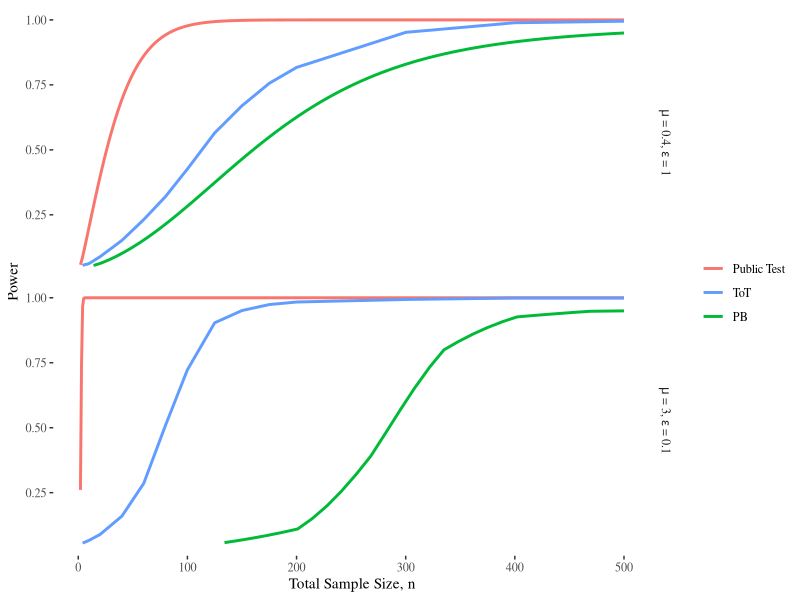
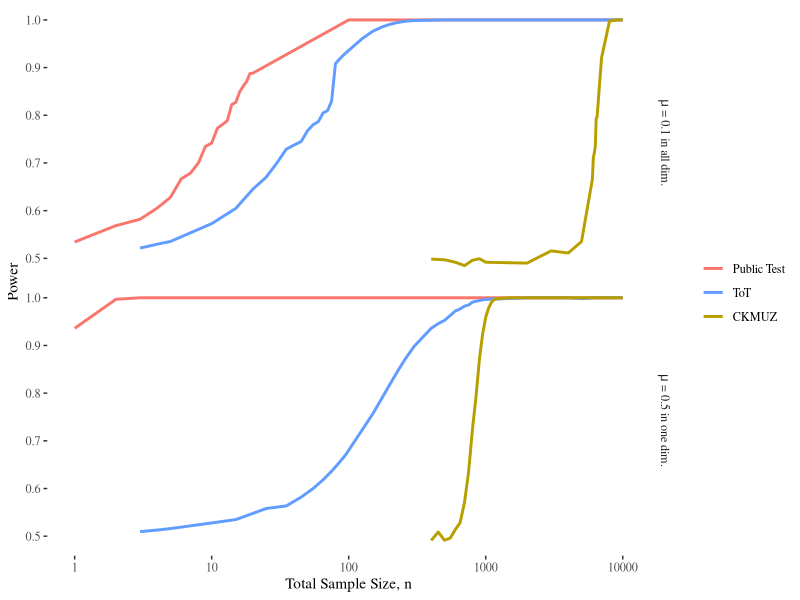
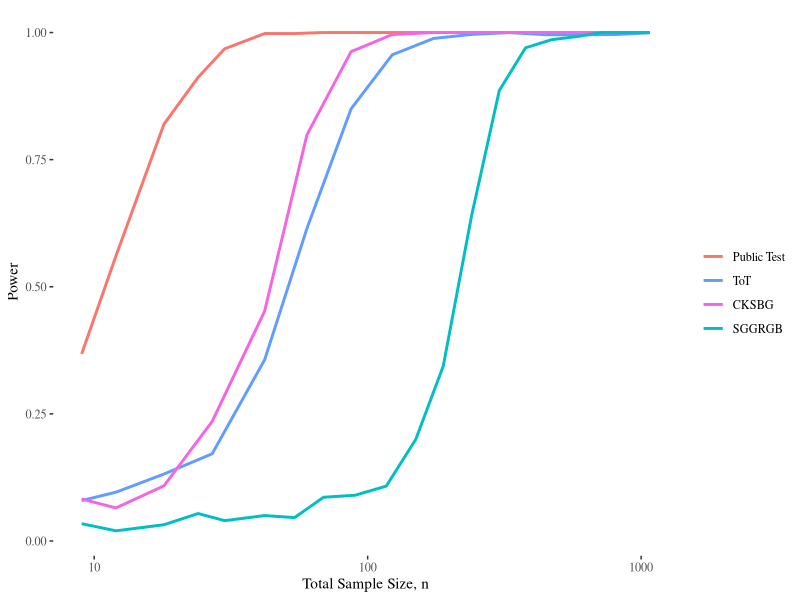
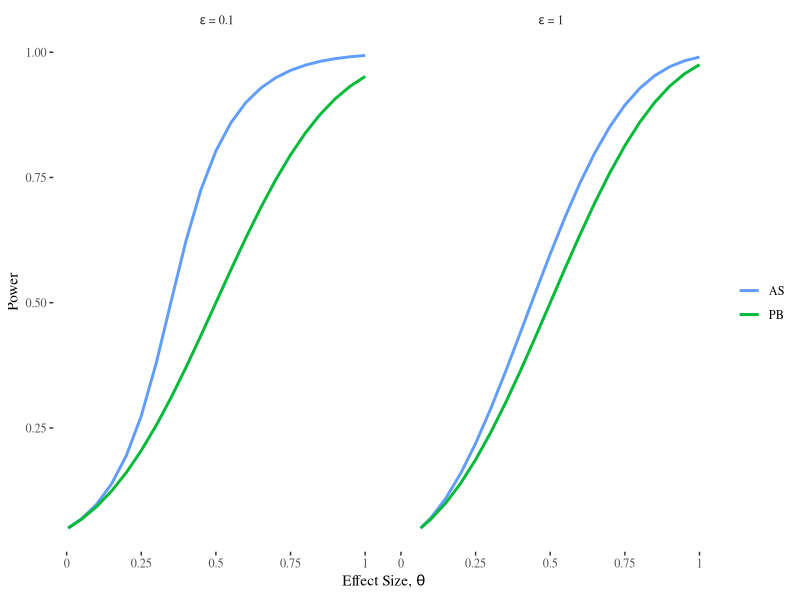
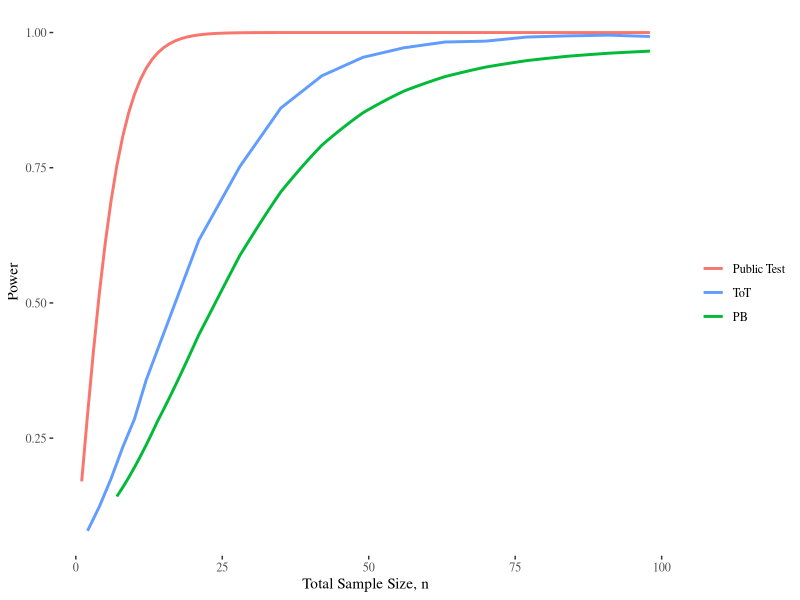
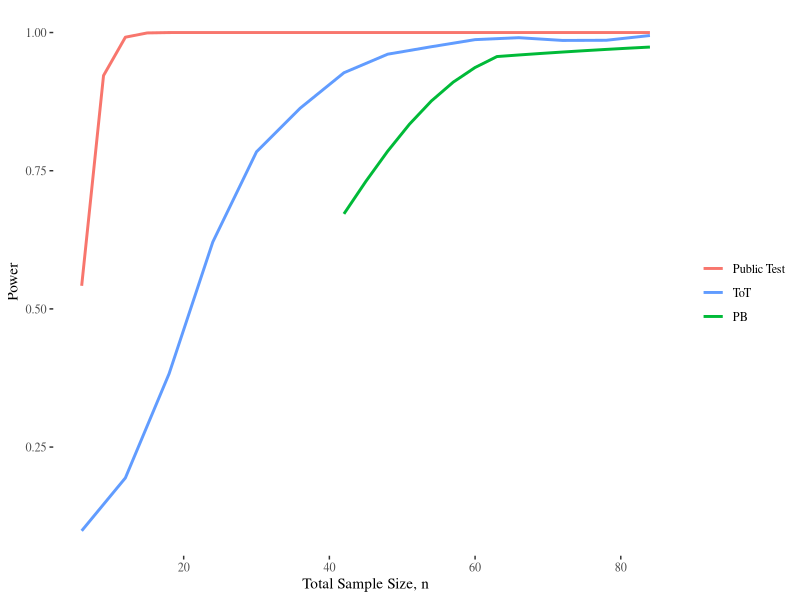
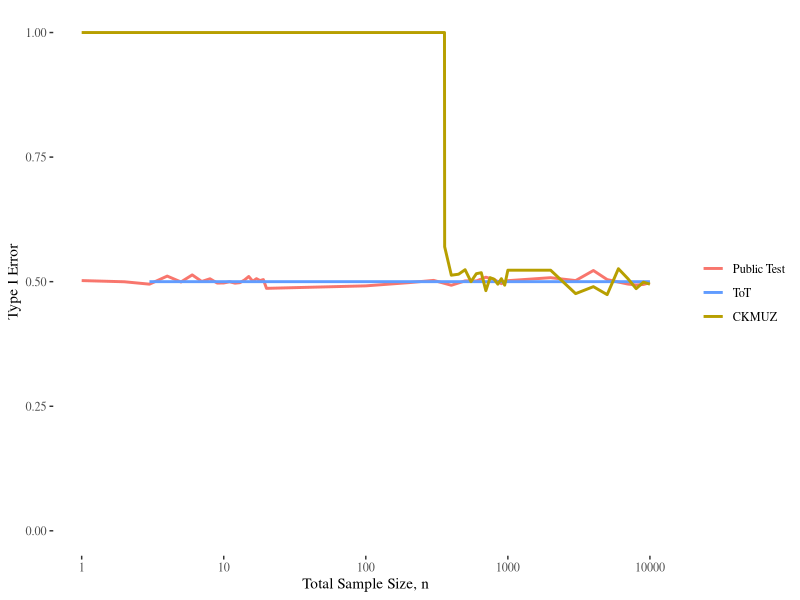
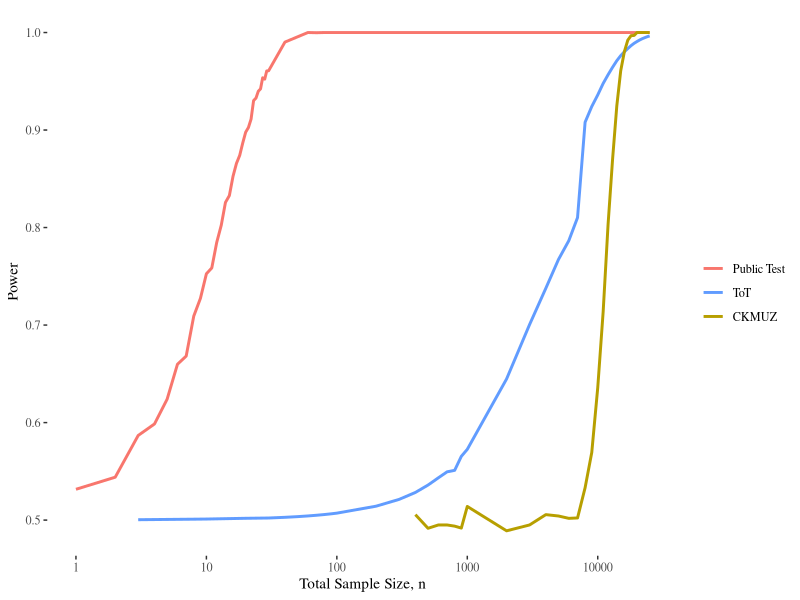

Here is the R script that generated these plots, in order:
## ---- chunk 1
knitr::opts_chunk$set(echo = TRUE, fig.width = 8, fig.height = 1.75)
library(readr)
library(tidyverse)
library(ggthemes)
library(purrr)

plot_colors <- c("#F8766D", # Public Test
                 "#B79F00", # Canonne et al. (CKMUZ)
                 "#00BA38", # Pena-Barrientos (PB)
                 "#00BFC4", # Swanberg et al. (SGGRGB)
                 "#619CFF", # Test of Tests (ToT)/ Awan and Slavkovic (AS)
                 "#F564E3") # Couch et al. (CKSBG)
## ---- chunk 2
Figure_2 <- read_csv("figures/Figure_2.csv", show_col_types = FALSE)

Figure_2 %>%
  # Adjust Order of Tests in Legend
  mutate(test = factor(test, levels = c("Public Test", "ToT", "PB"))) %>%
  # Create a Variable of Facet Labels
  mutate(eff = paste0("mu*' = ", eff,", '*epsilon*' = ", eps,"'")) %>%
  ggplot(aes(x = n, y = power, color = test)) +
  geom_line(linewidth =  1) +
  facet_grid(rows = vars(eff), labeller = label_parsed) +
  scale_color_manual(values = plot_colors[c(1,5,3)]) +
  labs(x = "Total Sample Size, n", y = "Power", color = "") +
  theme_tufte()

ggsave("ArXiv_plots/Fig2.png", width = 6.75, height = 3, 
       dpi=600, units = "in")
## ---- chunk 3
Figure_3 <- read_csv("figures/Figure_3.csv", show_col_types = FALSE)

Figure_3 %>%
  # Adjust Order of Tests in Legend
  mutate(test = factor(test, levels = c("Public Test", "ToT", "CKMUZ"))) %>%
  # Create a Variable of Facet Labels
  mutate(eff = case_when(eff == 0.5 ~ "mu*' = 0.5 in one dim.'",
                         eff == 0.1 ~ "mu*' = 0.1 in all dim.'")) %>%
  ggplot(aes(x = n, y = power, color = test)) + 
  geom_line(linewidth =  1) + 
  facet_grid(rows = vars(eff), labeller = label_parsed) +
  labs(x = "Total Sample Size, n", y = "Power", color = "") +
  scale_x_log10() + theme_tufte() +
  scale_color_manual(values = plot_colors[c(1,5,2)])

ggsave("ArXiv_plots/Fig3.png", width = 6.75, height = 3, 
       dpi=600, units = "in")
## ---- chunk 4
Figure_4 <- read_csv("figures/Figure_4.csv", show_col_types = FALSE)

Figure_4 %>%
  # Adjust Order of Tests in Legend
  mutate(test = factor(test, levels = c("Public Test", "ToT",
                                        "CKSBG", "SGGRGB"))) %>%
  ggplot(aes(x = n, y = power, color = test)) + geom_line(linewidth =  1) +
  labs(x = "Total Sample Size, n", y = "Power", color = "") + 
  scale_x_log10() + theme_tufte() +
  scale_color_manual(values = plot_colors[c(1,5,6,4)])

ggsave("ArXiv_plots/Fig4.png", width = 6.75, height = 1.75,
       dpi=600, units = "in")
## ---- chunk 5
Figure_5 <- read_csv("figures/Figure_5.csv", show_col_types = FALSE)

Figure_5 %>%
  mutate(epsilon = paste0("epsilon*' = ", eps,"'")) %>%
  mutate(test = case_when(test == "Awan & Slavkovic" ~ "AS", 
                          test == "Pena & Barrientos" ~ "PB")) %>%
  ggplot(aes(x = theta, y = power, color = test)) +
  geom_line(linewidth =  1) +
  facet_grid(cols = vars(epsilon), labeller = label_parsed) +
  labs(x = expression("Effect Size, "*theta), color = "", y = "Power") +
  scale_color_manual(values = plot_colors[c(5,3)]) +
  scale_x_continuous(labels = c(0, 0.25, 0.5, 0.75, 1)) +
  theme_tufte()

ggsave("ArXiv_plots/Fig5.png", width = 6.75, height = 1.75,
       dpi=600, units = "in")
## ---- chunk 6
Figure_6 <- read_csv("figures/Figure_6.csv", show_col_types = FALSE)

Figure_6 %>%
  mutate(test = case_when(test == "Public" ~ "Public Test", 
                          test == "PB" ~ "PB",
                          test == "ToT" ~ "ToT")) %>%
  mutate(test = factor(test, levels = c("Public Test", "ToT", "PB"))) %>%
  ggplot(aes(x = n, y = power, color = test)) +
  geom_line(linewidth =  1) +
  scale_color_manual(values = plot_colors[c(1,5,3)]) +
  labs(x = "Total Sample Size, n", y = "Power", color = "") +
  theme_tufte()

ggsave("ArXiv_plots/Fig6.png", width = 6.75, height = 1.75,
       dpi=600, units = "in")
## ---- chunk 7
Figure_7 <- read_csv("figures/Figure_7.csv", show_col_types = FALSE)

Figure_7 %>%
  mutate(test = case_when(test == "Public" ~ "Public Test", 
                          test == "PB" ~ "PB",
                          test == "ToT" ~ "ToT")) %>%
  mutate(test = factor(test, levels = c("Public Test", "ToT", "PB"))) %>%
  ggplot(aes(x = n, y = power, color = test)) +
  geom_line(linewidth =  1) +
  scale_color_manual(values = plot_colors[c(1,5,3)]) +
  labs(x = "Total Sample Size, n", y = "Power", color = "") +
  theme_tufte()

ggsave("ArXiv_plots/Fig7.png", width = 6.75, height = 1.75,
       dpi=600, units = "in")
## ---- chunk 8
Figure_8 <- read_csv("figures/Figure_8.csv", show_col_types = FALSE)

Figure_8 %>%
  mutate(test = case_when(test == "Public" ~ "Public Test", 
                          test == "Canonne" ~ "CKMUZ",
                          test == "Test of tests" ~ "ToT")) %>%
  mutate(test = factor(test, levels = c("Public Test", "ToT", "CKMUZ"))) %>%
  ggplot(aes(x = n, y = power, color = test)) + 
  geom_line(linewidth =  1) + 
  labs(x = "Total Sample Size, n", y = "Type I Error", color = "") +
  scale_x_log10() + theme_tufte() + ylim(0,1) + 
  scale_color_manual(values = plot_colors[c(1,5,2)])

ggsave("ArXiv_plots/Fig8.png", width = 6.75, height = 1.75,
       dpi=600, units = "in")
## ---- chunk 9
Figure_9 <- read_csv("figures/Figure_9.csv", show_col_types = FALSE)

Figure_9 %>%
  filter(!(test == "Canonne" & n < 359)) %>%
  mutate(test = case_when(test == "Public" ~ "Public Test", 
                          test == "Canonne" ~ "CKMUZ",
                          test == "Test of tests" ~ "ToT")) %>%
  mutate(test = factor(test, levels = c("Public Test", "ToT", "CKMUZ"))) %>%
  ggplot(aes(x = n, y = power, color = test)) + 
  geom_line(linewidth =  1) + 
  labs(x = "Total Sample Size, n", y = "Power", color = "") +
  scale_x_log10() + theme_tufte() + 
  scale_color_manual(values = plot_colors[c(1,5,2)])

ggsave("ArXiv_plots/Fig9.png", width = 6.75, height = 1.75,
       dpi=600, units = "in")
## ---- chunk 10
Figure_10 <- read_csv("figures/Figure_10.csv", show_col_types = FALSE)

Figure_10 %>%
  filter(!(test == "Canonne" & n < 359)) %>%
  mutate(test = case_when(test == "Public" ~ "Public Test", 
                          test == "Canonne" ~ "CKMUZ",
                          test == "Test of tests" ~ "ToT")) %>%
  mutate(test = factor(test, levels = c("Public Test", "ToT", "CKMUZ"))) %>%
  ggplot(aes(x = n, y = power, color = test)) + 
  geom_line(linewidth =  1) + 
  labs(x = "Total Sample Size, n", y = "Power", color = "") +
  scale_x_log10() + theme_tufte() + 
  scale_color_manual(values = plot_colors[c(1,5,2)])

ggsave("ArXiv_plots/Fig10.png", width = 6.75, height = 1.75,
       dpi=600, units = "in")
## ---- chunk 11
Figure_11 <- read_csv("figures/Figure_11.csv", show_col_types = FALSE)

Figure_11 %>%
  filter(!(test == "Canonne" & n < 359)) %>%
  mutate(test = case_when(test == "Public" ~ "Public Test", 
                          test == "Canonne" ~ "CKMUZ",
                          test == "Test of tests" ~ "ToT")) %>%
  mutate(test = factor(test, levels = c("Public Test", "ToT", "CKMUZ"))) %>%
  ggplot(aes(x = n, y = power, color = test)) + 
  geom_line(linewidth =  1) + 
  labs(x = "Total Sample Size, n", y = "Power", color = "") +
  scale_x_log10() + theme_tufte() + 
  scale_color_manual(values = plot_colors[c(1,5,2)])

ggsave("ArXiv_plots/Fig11.png", width = 6.75, height = 1.75,
       dpi=600, units = "in")
## ---- chunk 12
Figure_12 <- read_csv("figures/Figure_12.csv", show_col_types = FALSE)

Figure_12 %>%
  filter(!(test == "Canonne" & n <= 400)) %>%
  mutate(test = case_when(test == "Public" ~ "Public Test", 
                          test == "Canonne" ~ "CKMUZ",
                          test == "Test of tests" ~ "ToT")) %>%
  mutate(test = factor(test, levels = c("Public Test", "ToT", "CKMUZ"))) %>%
  ggplot(aes(x = n, y = power, color = test)) + 
  geom_line(linewidth =  1) + 
  labs(x = "Total Sample Size, n", y = "Power", color = "") +
  scale_x_log10() + theme_tufte() + 
  scale_color_manual(values = plot_colors[c(1,5,2)])

ggsave("ArXiv_plots/Fig12.png", width = 6.75, height = 1.75,
       dpi=600, units = "in")
## ---- chunk 13
Figure_13 <- read_csv("figures/Figure_13.csv", show_col_types = FALSE)

Figure_13 %>%
  filter(eps == 1, n <= 1226) %>%
  filter(test %in% c("Public ANOVA", "kw abs", "Private ANOVA",
                     "Test of tests")) %>%
  mutate(test = case_when(test == "Public ANOVA" ~ "Public Test", 
                          test == "Private ANOVA" ~ "SGGRGB",
                          test == "kw abs" ~ "CKSBG",
                          test == "Test of tests" ~ "ToT")) %>%
  mutate(test = factor(test, levels = c("Public Test", "ToT",
                                        "CKSBG", "SGGRGB"))) %>%
  ggplot(aes(x = n, y = power, color = test)) + geom_line(linewidth =  1) +
  labs(x = "Total Sample Size, n", y = "Power", color = "") + 
  scale_x_log10() + theme_tufte() +
  scale_color_manual(values = plot_colors[c(1,5,6,4)])

ggsave("ArXiv_plots/Fig13.png", width = 6.75, height = 1.75,
       dpi=600, units = "in")
## ---- chunk 14
Figure_14 <- read_csv("figures/Figure_14.csv", show_col_types = FALSE)

Figure_14 %>%
  filter(n <= 1226) %>%
  filter(test %in% c("pub", "Private KW", "Private ANOVA",
                     "Test of tests")) %>%
  mutate(test = case_when(test == "pub" ~ "Public Test", 
                          test == "Private ANOVA" ~ "SGGRGB",
                          test == "Private KW" ~ "CKSBG",
                          test == "Test of tests" ~ "ToT")) %>%
  mutate(test = factor(test, levels = c("Public Test", "ToT",
                                        "CKSBG", "SGGRGB"))) %>%
  ggplot(aes(x = n, y = power, color = test)) + geom_line(linewidth =  1) +
  labs(x = "Total Sample Size, n", y = "Power", color = "") + 
  scale_x_log10() + theme_tufte() +
  scale_color_manual(values = plot_colors[c(1,5,6,4)])

ggsave("ArXiv_plots/Fig14.png", width = 6.75, height = 1.75,
       dpi=600, units = "in")
## ---- chunk 15
Figure_15 <- read_csv("figures/Figure_15.csv", show_col_types = FALSE)

Figure_15 %>%
  filter(n <= 1226) %>%
  filter(test %in% c("pub", "Private KW", "Private ANOVA",
                     "Test of tests")) %>%
  mutate(test = case_when(test == "pub" ~ "Public Test", 
                          test == "Private ANOVA" ~ "SGGRGB",
                          test == "Private KW" ~ "CKSBG",
                          test == "Test of tests" ~ "ToT")) %>%
  mutate(test = factor(test, levels = c("Public Test", "ToT",
                                        "CKSBG", "SGGRGB"))) %>%
  ggplot(aes(x = n, y = power, color = test)) + geom_line(linewidth =  1) +
  labs(x = "Total Sample Size, n", y = "Power", color = "") + 
  scale_x_log10() + theme_tufte() +
  scale_color_manual(values = plot_colors[c(1,5,6,4)])

ggsave("ArXiv_plots/Fig15.png", width = 6.75, height = 1.75,
       dpi=600, units = "in")
## ---- chunk 16
Figure_16 <- read_csv("figures/Figure_16.csv", show_col_types = FALSE)

Figure_16 %>%
  filter(n <= 1311) %>%
  filter(test %in% c("Public KW", "New KW", "Private ANOVA",
                     "Test of tests")) %>%
  mutate(test = case_when(test == "Public KW" ~ "Public Test", 
                          test == "Private ANOVA" ~ "SGGRGB",
                          test == "New KW" ~ "CKSBG",
                          test == "Test of tests" ~ "ToT")) %>%
  mutate(test = factor(test, levels = c("Public Test", "ToT",
                                        "CKSBG", "SGGRGB"))) %>%
  ggplot(aes(x = n, y = power, color = test)) + geom_line(linewidth =  1) +
  labs(x = "Total Sample Size, n", y = "Power", color = "") + 
  scale_x_log10() + theme_tufte() +
  scale_color_manual(values = plot_colors[c(1,5,6,4)])

ggsave("ArXiv_plots/Fig16.png", width = 6.75, height = 1.75,
       dpi=600, units = "in")
